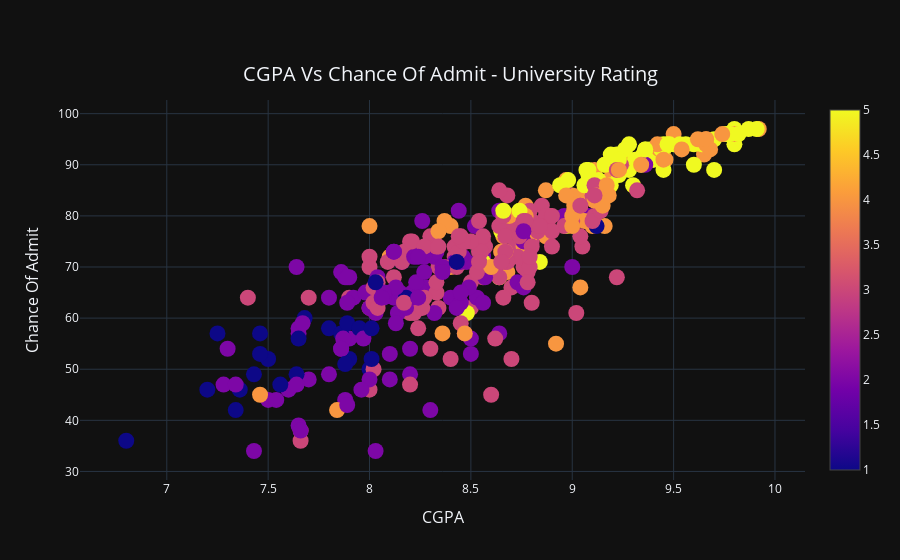

Notebook cell for this chart:
### Code cell
data = [go.Scatter(x = data_col_chng['CGPA'], 
                   y = data_col_chng['Chance of Admit']*100, 
                   mode = 'markers', 
                   marker = dict(symbol = 'circle', 
                                 size = 16, 
                                 color = data_col_chng['University Rating'], 
                                 showscale = True))]

layout = go.Layout(title = dict(text = 'CGPA Vs Chance Of Admit - University Rating', 
                                x = 0.5, 
                                y = 0.88, 
                                font = {'size': 20}),
                   xaxis = dict(title = 'CGPA', 
                                titlefont = {'size': 16}),
                   yaxis = dict(title = 'Chance Of Admit', 
                                titlefont = {'size': 16}),
                   template = 'plotly_dark')

fig = go.Figure(data = data, 
                layout = layout)

iplot(fig)

### Figure 1 — Plotly figure (JSON) as saved in the notebook; plotly's stock layout.template omitted (floating-point values rounded to 4 significant figures; data arrays with more than 128 entries replaced by an {"elided": "..."} marker saying what was removed)
{"data": [{"marker": {"color": {"elided": "400 int values"}, "showscale": true, "size": 16, "symbol": "circle"}, "mode": "markers", "type": "scatter", "x": {"elided": "400 float values"}, "y": {"elided": "400 float values"}}], "layout": {"title": {"font": {"size": 20}, "text": "CGPA Vs Chance Of Admit - University Rating", "x": 0.5, "y": 0.88}, "xaxis": {"title": {"font": {"size": 16}, "text": "CGPA"}}, "yaxis": {"title": {"font": {"size": 16}, "text": "Chance Of Admit"}}}}
